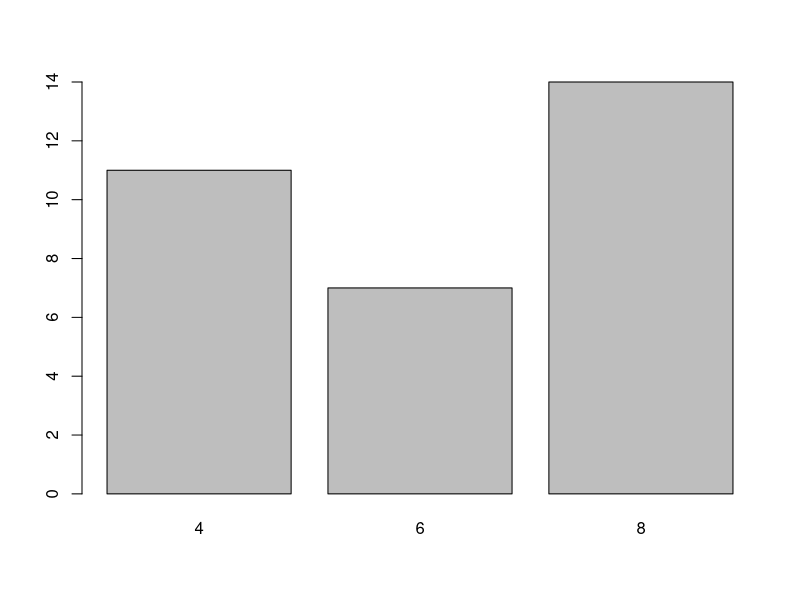
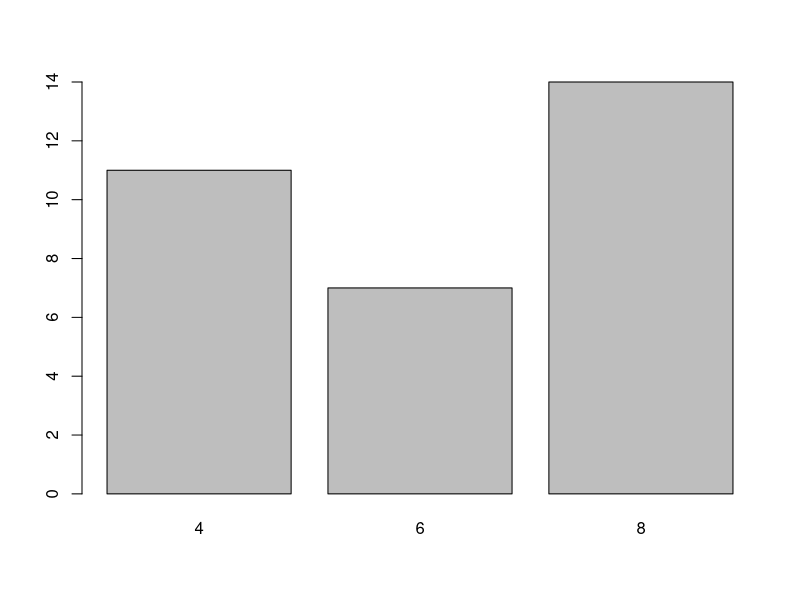
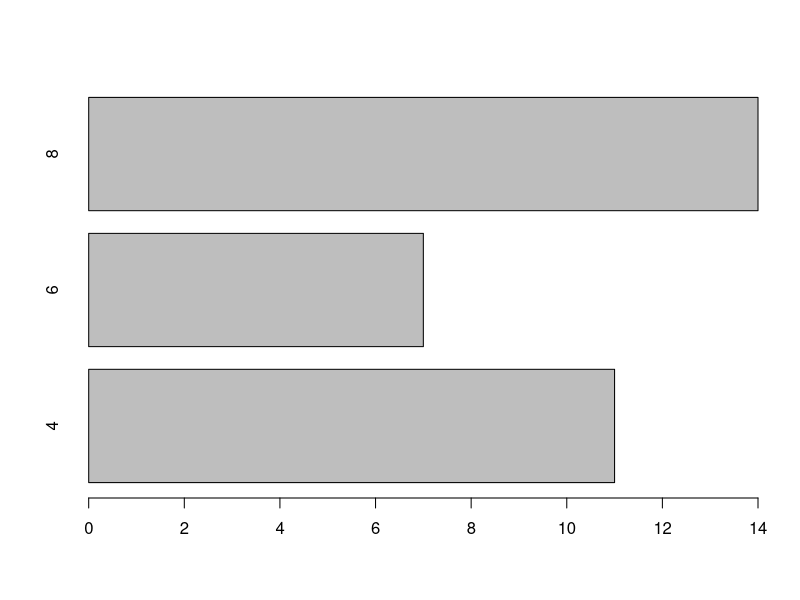
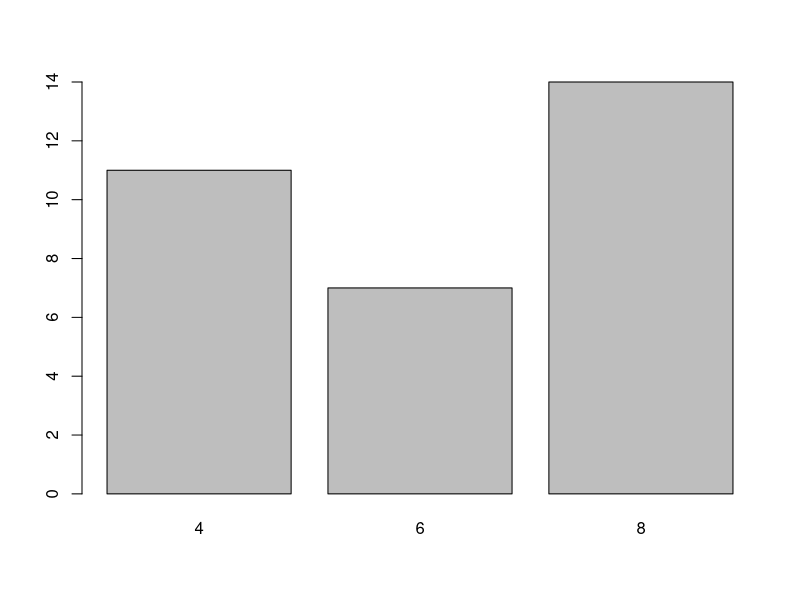
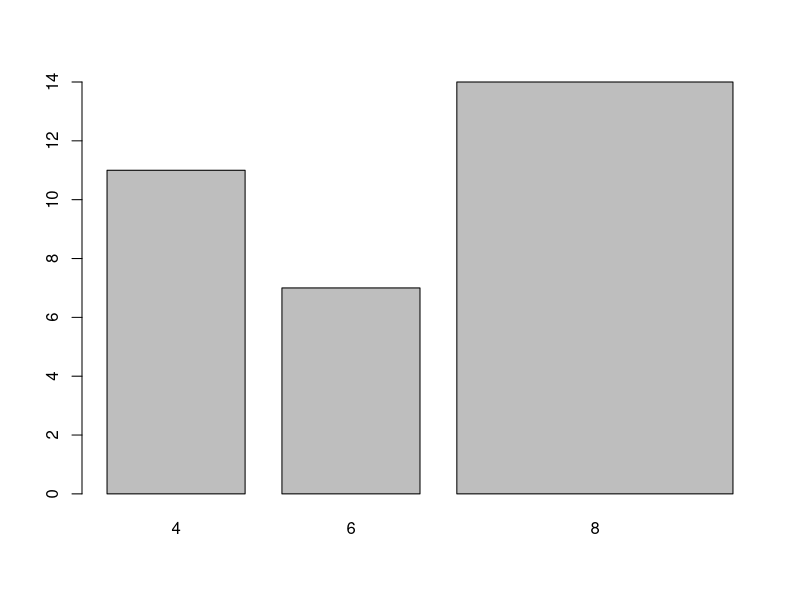
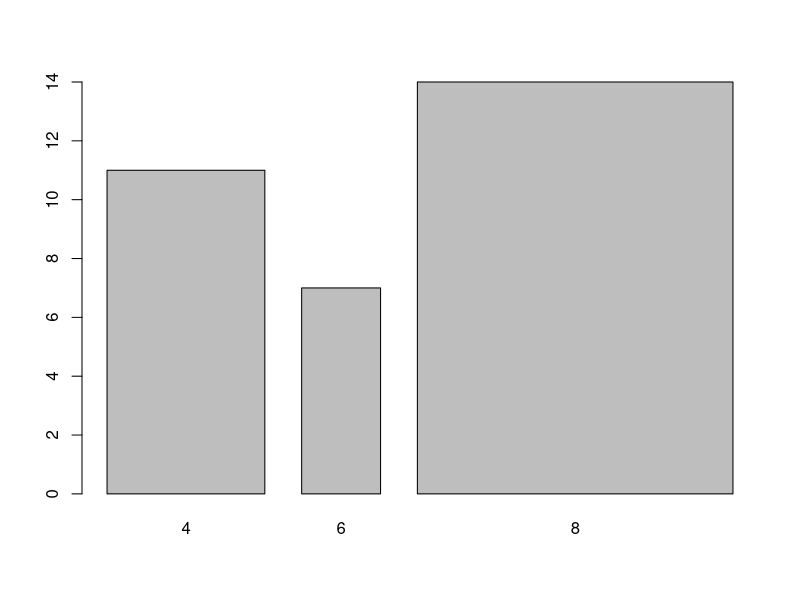
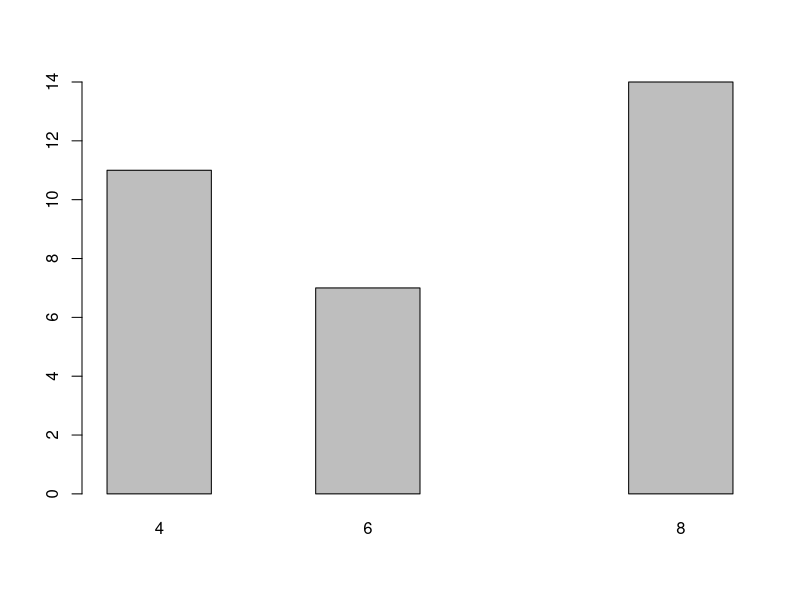
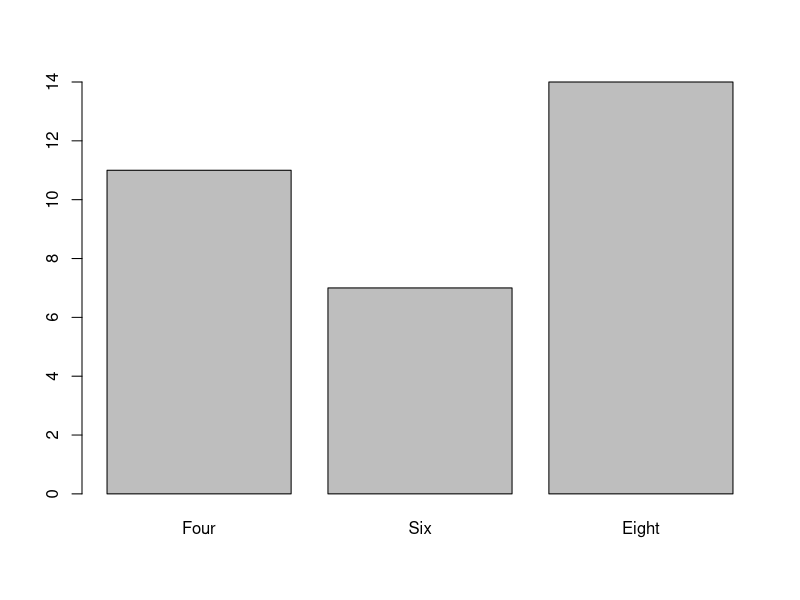

Write R code to recreate these figures, in order.
## ---- chunk 1
plot(as.factor(mtcars$cyl))
## ---- chunk 2
barplot(table(mtcars$cyl))
## ---- chunk 3
cyl_freq <- table(mtcars$cyl)
cyl_freq
## ---- chunk 4
barplot(cyl_freq, horiz = TRUE)
## ---- chunk 5
barplot(cyl_freq, width = 2)
## ---- chunk 6
barplot(cyl_freq, width = c(1, 1, 2))
## ---- chunk 7
barplot(cyl_freq, width = c(1, 0.5, 2))
## ---- chunk 8
barplot(cyl_freq, space = c(1, 1, 2))
## ---- chunk 9
barplot(cyl_freq, names.arg = c('Four', 'Six', 'Eight'))
## ---- chunk 10
barplot(cyl_freq, col = 'blue')
## ---- chunk 11
barplot(cyl_freq, col = c('blue', 'red', 'green'))
## ---- chunk 12
barplot(cyl_freq, col = c('blue', 'red'))
## ---- chunk 13
barplot(cyl_freq, border = 'blue')
## ---- chunk 14
barplot(cyl_freq, border = c('blue', 'red', 'green'))
## ---- chunk 15
barplot(cyl_freq, border = c('blue', 'red'))
## ---- chunk 16
barplot(cyl_freq, axes = FALSE)
## ---- chunk 17
barplot(cyl_freq, axis.lty = 3)
## ---- chunk 18
barplot(cyl_freq, offset = 5)
## ---- chunk 19
barplot(cyl_freq, ylim = c(0, 30))
## ---- chunk 20
barplot(cyl_freq, col = c('blue', 'red', 'green'),
        horiz = TRUE, width = c(1, 1, 2),
        names.arg = c('Four', 'Six', 'Eight'),
        axis.lty = 2, offset = 2)
## ---- chunk 21
barplot(cyl_freq, col = c('blue', 'red', 'green'), horiz = TRUE, axis.lty = 2,
        width = c(1, 1, 2), names.arg = c('Four', 'Six', 'Eight'), offset = 2)
title(main = 'Distribution of Cylinders',
      xlab = 'Frequency', ylab = 'Number of Cylinders')
## ---- chunk 22
table(mtcars$gear)
cyl_gear <- table(mtcars$cyl, mtcars$gear)
cyl_gear
## ---- chunk 23
barplot(cyl_gear)
## ---- chunk 24
barplot(cyl_gear, col = c('blue', 'red', 'green'))
## ---- chunk 25
barplot(cyl_gear, col = c('blue', 'red', 'green'),
        main = 'Gears vs Cylinders', legend.text = TRUE,
        xlab = 'Number of Gears', ylab = 'Frequency')
## ---- chunk 26
barplot(cyl_gear, col = c('blue', 'red', 'green'), beside = TRUE, 
        legend.text = TRUE, main = 'Gears vs Cylinders',
        xlab = 'Number of Gears', ylab = 'Frequency')
